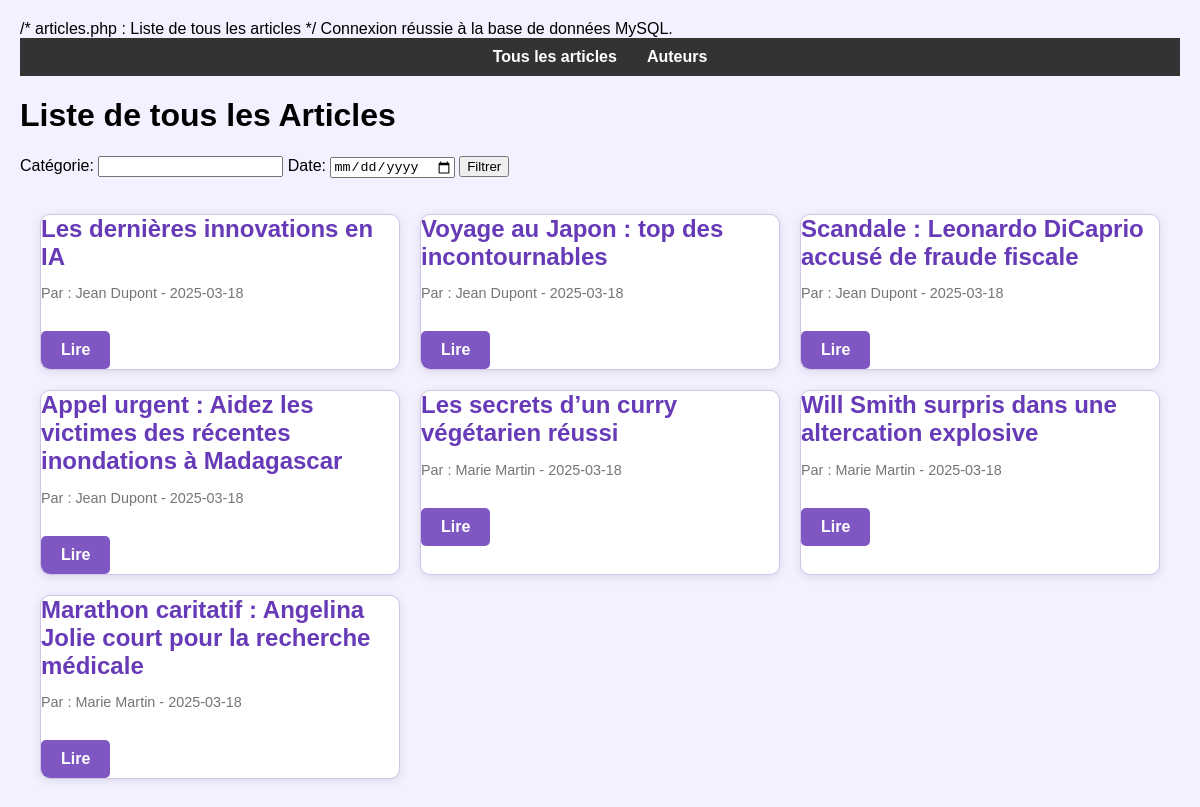
The app's page /articles.php with its own data.
### tables this page shows
CREATE TABLE article (
    id INT AUTO_INCREMENT PRIMARY KEY,            
    titre TEXT NOT NULL,                          
    photo TEXT,                                   
    sous_titre TEXT,                              
    chapeau TEXT,                                 
    corps TEXT NOT NULL,                          
    auteur_id INT,                                
    date DATE NOT NULL,                           
    categorie_id INT,                             
    FOREIGN KEY (auteur_id) REFERENCES auteur(id),   
    FOREIGN KEY (categorie_id) REFERENCES categorie(id)  
);

CREATE TABLE auteur (
    id INT AUTO_INCREMENT PRIMARY KEY,   
    nom TEXT NOT NULL,                   
    a_propos TEXT                        
);

### articles.php (the view, shortened to what this page needs)
<?php include 'db.php'; ?>
<!DOCTYPE html>
<html lang="fr">
<head>
    <link rel="stylesheet" href="style.css">
</head>
<body>
    <header>
        <nav>
            <ul>
                <li><a href="index.php">Tous les articles</a></li>
                <li><a href="auteurs.php">Auteurs</a></li>
            </ul>
        </nav>
    </header>
    <h1>Liste de tous les Articles</h1>
    <form method="GET">
        <label for="categorie">Catégorie:</label>
        <input type="text" id="categorie" name="categorie">
        <label for="date">Date:</label>
        <input type="date" id="date" name="date">
        <button type="submit">Filtrer</button>
    </form>
    <div class="articles-container">
        <?php
        $query = "SELECT a.id, a.titre, au.nom AS auteur, a.date FROM article a JOIN auteur au ON a.auteur_id = au.id";
        $query .= " ORDER BY a.date DESC";
        $stmt = $pdo->prepare($query);
        $stmt->execute();
        while ($article = $stmt->fetch(PDO::FETCH_ASSOC)) {
            echo "<div class='article-card'>";
            echo "<h2 class='article-title'>{$article['titre']}</h2>";
            echo "<p class='article-meta'>Par : {$article['auteur']} - {$article['date']}</p>"; ?>
            <a href="article.php?id=<?= $article['id'] ?>" class="article-button">Lire</a>
           <?php echo "</div>";
         } ?>
    </div>
</body>
</html>

### db.php (shortened to what this page needs)
<?php
try {
    echo "Connexion réussie à la base de données MySQL.";
} catch (PDOException $e) {
    die("Erreur de connexion : " . $e->getMessage());
}
?>

### style.css (style rules this page uses)
header { background-color: #333; color: white; padding: 10px 0; text-align: center; }
header nav ul { list-style: none; padding: 0; margin: 0; display: flex; justify-content: center; }
header nav ul li { margin: 0 15px; }
header nav ul li a { color: white; text-decoration: none; font-weight: bold; }
body { font-family: 'Poppins', sans-serif; margin: 0; padding: 20px; background: #f3f0ff; }
.articles-container { display: grid; grid-template-columns: repeat(auto-fit, minmax(300px, 1fr)); gap: 20px; padding: 20px; }
.article-card { background: #fff; border: 1px solid #d1c4e9; border-radius: 10px; box-shadow: 0 2px 10px rgba(0, 0, 0, 0.1); overflow: hidden; transition: transform 0.2s; }
.article-title { color: #673AB7; font-size: 1.5em; margin: 0 0 10px; }
.article-meta { color: #757575; font-size: 0.9em; margin-bottom: 15px; }
.article-button { display: inline-block; margin-top: 15px; padding: 10px 20px; color: #fff; background: #7E57C2; border: none; border-radius: 5px; text-decoration: none; font-weight: bold; transition: background 0.2s; }

### records on screen
article: titre "Les dernières innovations en IA", auteur.nom "Jean Dupont", date "2025-03-18"
article: titre "Voyage au Japon : top des incontournables", auteur.nom "Jean Dupont", date "2025-03-18"
article: titre "Scandale : Leonardo DiCaprio accusé de fraude fiscale", auteur.nom "Jean Dupont", date "2025-03-18"
article: titre "Appel urgent : Aidez les victimes des récentes inondations à Madagascar", auteur.nom "Jean Dupont", date "2025-03-18"
article: titre "Les secrets d’un curry végétarien réussi", auteur.nom "Marie Martin", date "2025-03-18"
article: titre "Will Smith surpris dans une altercation explosive", auteur.nom "Marie Martin", date "2025-03-18"
article: titre "Marathon caritatif : Angelina Jolie court pour la recherche médicale", auteur.nom "Marie Martin", date "2025-03-18"
